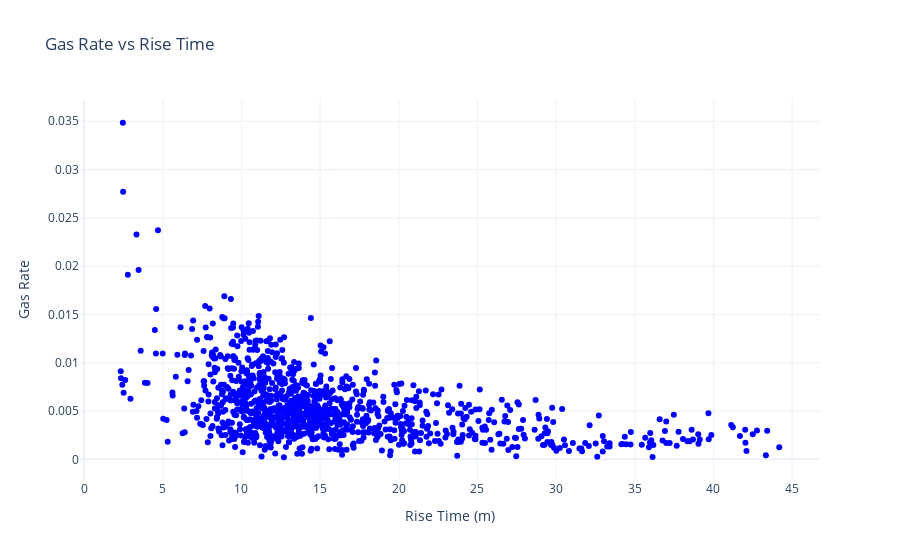

Notebook cell for this chart:
### Code cell
# Create Plotly figure
fig = go.Figure()

# Add scatter plot (point cloud)
fig.add_trace(go.Scatter(
    x=df_z['Rise Time (m)'],
    y=df_z['GasRate'],
    mode='markers',
    marker=dict(size=6, color='blue', opacity=1),
    name='Gas Rate'
))

# Customize layout
fig.update_layout(
    title='Gas Rate vs Rise Time',
    xaxis_title='Rise Time (m)',
    yaxis_title='Gas Rate',
    # xaxis_range=[60, 4000],  # Set x-axis limits (adjust as needed)
    template='plotly_white'
)

# Show plot
fig.show()

### Figure 1 — Plotly figure (JSON) as saved in the notebook; plotly's stock layout.template omitted (floating-point values rounded to 4 significant figures; data arrays with more than 128 entries replaced by an {"elided": "..."} marker saying what was removed)
{"data": [{"marker": {"color": "blue", "opacity": 1, "size": 6}, "mode": "markers", "name": "Gas Rate", "type": "scatter", "x": {"elided": "1476 float values"}, "y": {"elided": "1476 float values"}}], "layout": {"title": {"text": "Gas Rate vs Rise Time"}, "xaxis": {"title": {"text": "Rise Time (m)"}}, "yaxis": {"title": {"text": "Gas Rate"}}}}
